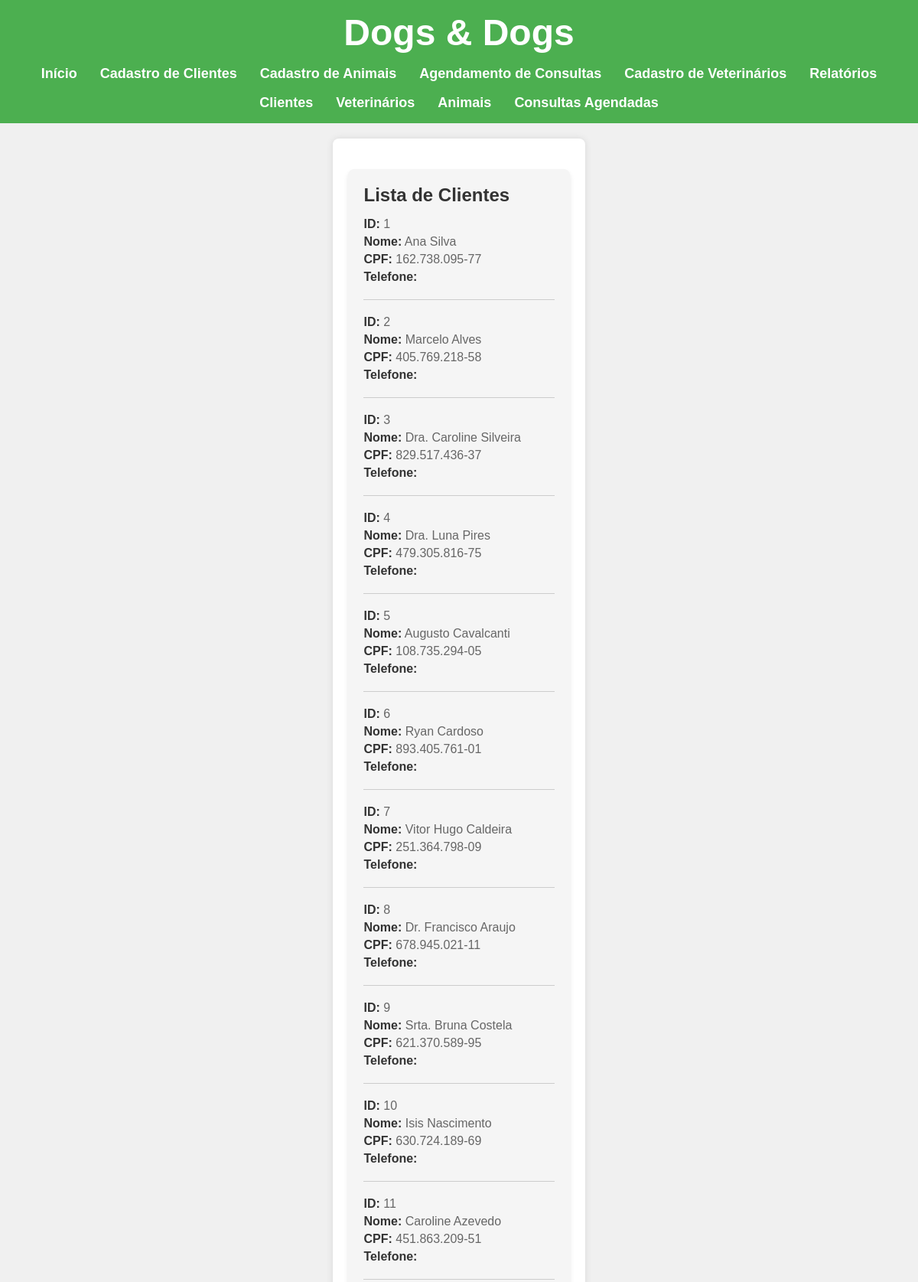
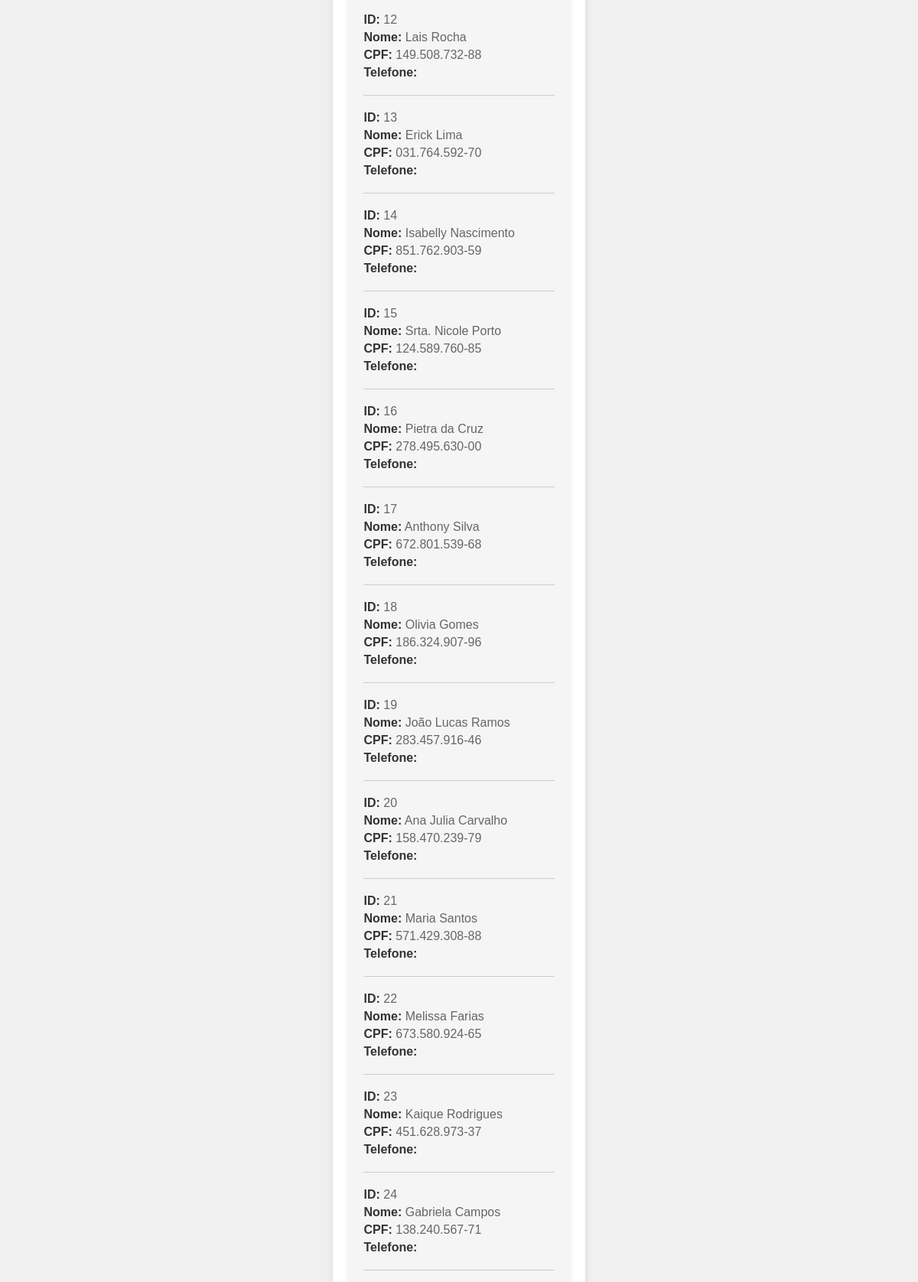
Screenshot of /clientes (upper part) with the database file from the repository (2 pictures, top to bottom).
### models.py (models this page shows, shortened)
class Cliente(Base):
    __tablename__ = 'clientes'
    id_cliente = Column(Integer, primary_key=True)
    CPF = Column(String(11), nullable=False, unique=True)
    Nome = Column(String(50), nullable=False, index=True)
    Telefone = Column(String(15), nullable=False, unique=True)
    def __repr__(self):
        return f'<Cliente: {self.Nome}, CPF: {self.CPF}, Telefone: {self.Telefone}>'

### app.py (the view)
@app.route('/clientes', methods=['GET'])
def clientes():
    sql_clientes = select(Cliente)
    lista_clientes = db_session.execute(sql_clientes).scalars().all()
    print(lista_clientes)
    return render_template("clientes.html", lista_de_clientes=lista_clientes)

### templates/clientes.html
{% extends 'base.html' %}
{% block conteudo %}
    <div class="card">
        <h2>Lista de Clientes</h2>
        {% for item in lista_de_clientes %}
            <div class="cliente-info">
                <p><span>ID:</span> {{item.id_cliente}}</p>
                <p><span>Nome:</span> {{item.Nome}}</p>
                <p><span>CPF:</span> {{item.CPF}}</p>
                <p><span>Telefone:</span> {{item.telefone}}</p>
            </div>
        {% endfor %}
    </div>
{% endblock conteudo %}

### static/design.css (style rules this page uses)
* { margin: 0; padding: 0; box-sizing: border-box; font-family: Arial, sans-serif; }
body { background-color: #f0f0f0; color: #333; display: flex; flex-direction: column; min-height: 100vh; }
.card { background-color: #f5f5f5; padding: 20px; border-radius: 8px; box-shadow: 0px 4px 6px rgba(0, 0, 0, 0.1); margin: 20px auto; max-width: 600px; text-align: left; }
.card h2 { color: #333; font-size: 24px; margin-bottom: 15px; }
.card p { font-size: 16px; margin: 5px 0; color: #666; }
.card span { font-weight: bold; color: #333; }
.card .cliente-info { margin-bottom: 20px; border-bottom: 1px solid #ccc; padding-bottom: 15px; }

### rows the page displays
Cliente: id_cliente "1", Nome "Ana Silva", CPF "162.738.095-77"
Cliente: id_cliente "2", Nome "Marcelo Alves", CPF "405.769.218-58"
Cliente: id_cliente "3", Nome "Dra. Caroline Silveira", CPF "829.517.436-37"
Cliente: id_cliente "4", Nome "Dra. Luna Pires", CPF "479.305.816-75"
Cliente: id_cliente "5", Nome "Augusto Cavalcanti", CPF "108.735.294-05"
Cliente: id_cliente "6", Nome "Ryan Cardoso", CPF "893.405.761-01"
Cliente: id_cliente "7", Nome "Vitor Hugo Caldeira", CPF "251.364.798-09"
Cliente: id_cliente "8", Nome "Dr. Francisco Araujo", CPF "678.945.021-11"
Cliente: id_cliente "9", Nome "Srta. Bruna Costela", CPF "621.370.589-95"
Cliente: id_cliente "10", Nome "Isis Nascimento", CPF "630.724.189-69"
Cliente: id_cliente "11", Nome "Caroline Azevedo", CPF "451.863.209-51"
Cliente: id_cliente "12", Nome "Lais Rocha", CPF "149.508.732-88"
Cliente: id_cliente "13", Nome "Erick Lima", CPF "031.764.592-70"
Cliente: id_cliente "14", Nome "Isabelly Nascimento", CPF "851.762.903-59"
Cliente: id_cliente "15", Nome "Srta. Nicole Porto", CPF "124.589.760-85"
Cliente: id_cliente "16", Nome "Pietra da Cruz", CPF "278.495.630-00"
Cliente: id_cliente "17", Nome "Anthony Silva", CPF "672.801.539-68"
Cliente: id_cliente "18", Nome "Olivia Gomes", CPF "186.324.907-96"
Cliente: id_cliente "19", Nome "João Lucas Ramos", CPF "283.457.916-46"
Cliente: id_cliente "20", Nome "Ana Julia Carvalho", CPF "158.470.239-79"
Cliente: id_cliente "21", Nome "Maria Santos", CPF "571.429.308-88"
Cliente: id_cliente "22", Nome "Melissa Farias", CPF "673.580.924-65"
Cliente: id_cliente "23", Nome "Kaique Rodrigues", CPF "451.628.973-37"
Cliente: id_cliente "24", Nome "Gabriela Campos", CPF "138.240.567-71"
